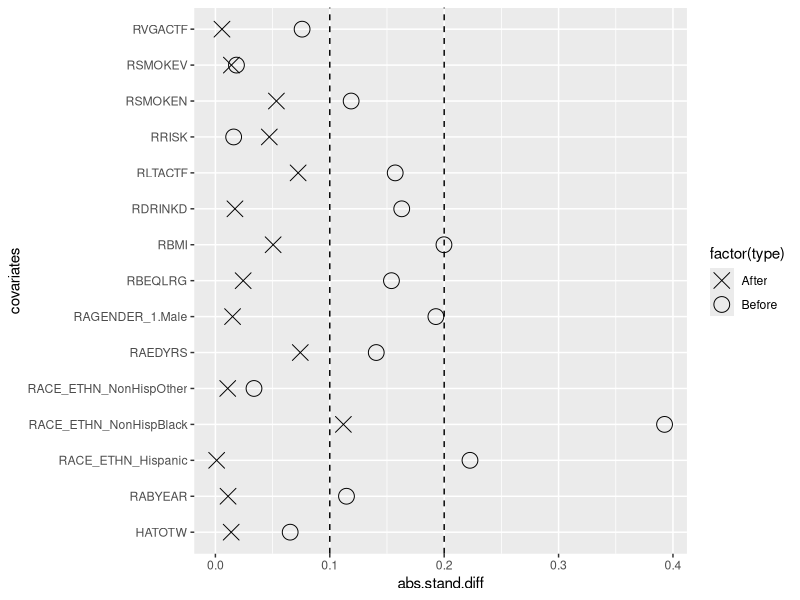

This chart was generated by the following R code:
## ---- chunk 1
library(dplyr)
library(ggplot2)

balance <- read.csv("../data/initial-balance-small.csv")
before <- balance[,c(2:17)]
before$FIRST_WS[before$FIRST_WS == -1] <- 0
before$FIRST_WS[before$FIRST_WS > 0] <- 1

propscore.model=glm(FIRST_WS ~ ., family=binomial, x=TRUE, y=TRUE, data=before);

Xmat=propscore.model$x;
treated = propscore.model$y

treatedmat=Xmat[treated==1,]
controlmat.before=Xmat[treated==0,]

#standardized differences before matching
controlmean.before=apply(controlmat.before,2,mean,na.rm=TRUE);
treatmean=apply(treatedmat,2,mean,na.rm=TRUE);
treatvar=apply(treatedmat,2,var,na.rm=TRUE);
controlvar=apply(controlmat.before,2,var,na.rm=TRUE);
stand.diff.before=(treatmean-controlmean.before)/sqrt((treatvar+controlvar)/2)

#Load matches
data <- read.csv("../data/results-final-small.csv")
df1 = subset(data, select=c("RABYEAR", "RAEDYRS", "HATOTW", "RSMOKEV", "RSMOKEN", "RDRINKD", "RLTACTF", "RVGACTF", "RBMI", "RRISK", "RBEQLRG", "RAGENDER_1.Male", "RACE_ETHN_Hispanic", "RACE_ETHN_NonHispBlack", "RACE_ETHN_NonHispOther"))

# Standardized differences after matching
controlmat.after=df1
controlmean.after=apply(controlmat.after,2,mean);
# Standardized differences after matching
stand.diff.after=(treatmean[-1]-controlmean.after)/sqrt((treatvar[-1]+controlvar[-1])/2);

standBeforeAfter = cbind(stand.diff.before[-1],stand.diff.after)

colnames(standBeforeAfter ) = c("Before Match (Standardized Diff)",
                                "After Match (Standardized Diff)")

knitr::kable(round(abs(standBeforeAfter),3), caption = "Differences in Covariates (Before and After)") 
## ---- chunk 2
library(ggplot2)  
abs.stand.diff.before=abs(stand.diff.before[-1])
abs.stand.diff.after=abs(stand.diff.after)
covariates=names(stand.diff.before[-1])

plot.dataframe = data.frame(abs.stand.diff=c(abs.stand.diff.before,abs.stand.diff.after), covariates=rep(covariates,2), type=c(rep("Before",length(covariates)), rep("After",length(covariates))))

ggplot(plot.dataframe,aes(x=abs.stand.diff,y=covariates))+geom_point(size=5,aes(shape=factor(type)))+scale_shape_manual(values=c(4,1))+geom_vline(xintercept=c(.1,.2),lty=2)
## ---- chunk 3
# library(plotly)
# library(viridis)
# library(reshape2)
# library(ggpubr)
# ggg <- subset(data, outcome >= 0)
# ggg$outcome <- as.factor(ggg$outcome)
# ggg$treated <- as.factor(ggg$treated)
# 
# l <- qplot(x=RIEARN, data=ggg, facets = treated ~., fill=..count.., geom="histogram")
# l <- l + scale_fill_gradient(low="blue", high="red")
# l <- l + theme_minimal()
# 
# k <- qplot(x=HATOTW, data=ggg, facets = treated ~., fill=..count.., geom="histogram")
# k <- k + scale_fill_gradient(low="blue", high="red")
# k <- k + theme_minimal()
# 
# h <- qplot(x=RBMI, data=ggg, facets = treated ~., fill=..count.., geom="histogram")
# h <- h + scale_fill_gradient(low="blue", high="red")
# h <- h + theme_minimal()
# 
# j <- qplot(x=RADYEAR, data=ggg, facets = treated ~., fill=..count.., geom="histogram")
# j <- j + scale_fill_gradient(low="blue", high="red")
# j <- j + theme_minimal()
# 
# figure5 <- ggarrange(k, l, h, j,
#                     labels = c("HATOW", "RIEARN", "RBMI", "RADYEAR"),
#                     ncol = 2, nrow = 2)
# 
# values <- c(0, 1)
# #p <- ggplot(ggg, aes(RSMOKEN, values))
# #p + geom_bar(stat = "identity", aes(fill = treated), position = "dodge")
# 
# p <- ggplot(data, aes(x=treated, y=RAEDYRS, group=treated)) + 
#   geom_boxplot(fill=NA, alpha=0.5) +
#   geom_jitter(aes(colour=outcome), width=0.35, alpha=0.5)
# p <- p + scale_color_viridis(option ="C")
# 
# data$outcome <- as.factor(data$outcome)
# data$treated <- as.factor(data$treated)
# # k <- ggplot(data = data, aes(y = RADYEAR, x = treated, fill = treated, color=treated), show.legend = FALSE) +
# # geom_flat_violin(position = position_nudge(x = .2, y = 0), alpha = .8, show.legend = FALSE) +
# # geom_point(aes(y = RADYEAR, color = outcome), position = position_jitter(width = .15),  size = .5, alpha = 0.8, show.legend = FALSE) +
# # geom_boxplot(width = .1, outlier.shape = NA, alpha = 0.5, show.legend = FALSE) +
# #   expand_limits(x = 5.25) +
# # scale_colour_manual(values=c("red", "darkviolet", "seagreen")) +
# # scale_fill_manual(values=c("gray92", "gray91")) +
# # coord_flip() +
# # theme_bw() +
# # raincloud_theme
# 
# ggg$outcome <- as.factor(ggg$outcome)
# ggg$treated <- as.factor(ggg$treated)
# k <- ggplot(data = ggg, aes(y = RADYEAR, x = treated, fill = treated, color=treated), show.legend = FALSE) +
# geom_flat_violin(position = position_nudge(x = .2, y = 0), alpha = .8, show.legend = FALSE) +
# geom_point(aes(y = RADYEAR, color = outcome), position = position_jitter(width = .15),  size = .5, alpha = 0.8, show.legend = FALSE) +
# geom_boxplot(width = .1, outlier.shape = NA, alpha = 0.5, show.legend = FALSE) +
#   expand_limits(x = 5.25) +
# scale_colour_manual(values=c("darkviolet", "red")) +
# scale_fill_manual(values=c("gray92", "gray91")) +
# coord_flip() +
# theme_bw() +
# raincloud_theme
